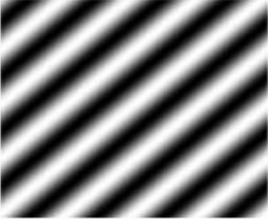
%> input picture 20161213_assignment/q4/Img2a.png, 268 x 219 px
$ octave --eval "result = denoise('Img2a.png');"   (GNU Octave 9; MATLAB toolbox functions it lacks are replaced by stand-ins)
%> lines starting %> are read from the running program, lines starting %| are printed output that depends on the picture; in (x1, y1, x2, y2) boxes, pixels count from 0 and x2, y2 are one past the last pixel; in counts of white or black regions, pixels touching at a corner belong together; the program's own positions count from 1
function [result] = denoise(fileName)
%> called with fileName = 'Img2a.png'
original_img = imread(fileName);
%> original_img is the input picture: size 219x268x3 uint8; min 0, max 255, mean 127.5

fft_red = fft2(original_img(:,:,1));
fft_green = fft2(original_img(:,:,2));
fft_blue = fft2(original_img(:,:,3));

fft_red = fftshift(fft_red);
fft_green = fftshift(fft_green);
fft_blue = fftshift(fft_blue);

rows = size(original_img, 1);
%> rows = 219
col = size(original_img, 2);
%> col = 268

filter = double(ones(rows,col));
b1 = 50;
b2 = 25;

for i=b2:b2:col-2
    filter(:,i-1:i+1) = 0.0;
end
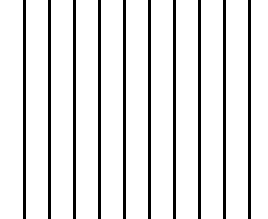
%> filter: size 219x268 double; values 0 (black) and 1 (white), 88.8% white; 10 black regions, largest, box (x1, y1, x2, y2) and area: (23, 0, 26, 219) 657, (48, 0, 51, 219) 657, (73, 0, 76, 219) 657

for i=b1:b1:rows-2
    filter(i-1:i+1,1:110) = 0.0;
end
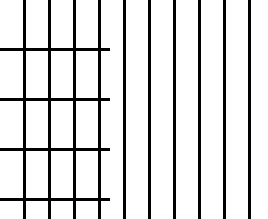
%> filter: size 219x268 double; values 0 (black) and 1 (white), 86.8% white; 7 black regions, largest, box (x1, y1, x2, y2) and area: (0, 0, 110, 219) 3804, (123, 0, 126, 219) 657, (148, 0, 151, 219) 657

for i=b1:b1:rows-2
    filter(i-1:i+1,140:end) = 0.0;
end
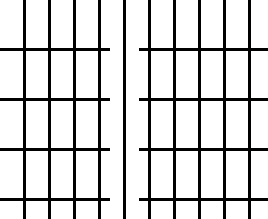
%> filter: size 219x268 double; values 0 (black) and 1 (white), 84.5% white; 3 black regions, box (x1, y1, x2, y2) and area: (139, 0, 268, 219) 4653, (0, 0, 110, 219) 3804, (123, 0, 126, 219) 657

for i=120:10:140
    filter(:,i-1:i+1) = 1.0;
end
%> filter: size 219x268 double; values 0 (black) and 1 (white), 84.5% white; 3 black regions, box (x1, y1, x2, y2) and area: (141, 0, 268, 219) 4629, (0, 0, 110, 219) 3804, (123, 0, 126, 219) 657

filter(99:101,1:119) = 0.0;
%> filter: size 219x268 double; values 0 (black) and 1 (white), 84.5% white; 3 black regions, box (x1, y1, x2, y2) and area: (141, 0, 268, 219) 4629, (0, 0, 119, 219) 3831, (123, 0, 126, 219) 657
filter(99:101,139:end) = 0.0;
%> filter: size 219x268 double; values 0 (black) and 1 (white), 84.5% white; 3 black regions, box (x1, y1, x2, y2) and area: (138, 0, 268, 219) 4638, (0, 0, 119, 219) 3831, (123, 0, 126, 219) 657
filter(1:90,130:132) = 0.0;
filter(110:end,130:132) = 0.0;
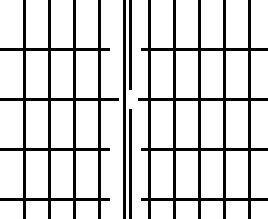
%> filter: size 219x268 double; values 0 (black) and 1 (white), 83.4% white; 5 black regions, box (x1, y1, x2, y2) and area: (138, 0, 268, 219) 4638, (0, 0, 119, 219) 3831, (123, 0, 126, 219) 657, (129, 109, 132, 219) 330, (129, 0, 132, 90) 270

filtered_red = fft_red.*filter;

filtered_green = fft_green.*filter;
filtered_blue = fft_blue.*filter;

red = uint8(abs(ifft2(ifftshift(filtered_red))));
green = uint8(abs(ifft2(ifftshift(filtered_green))));
blue = uint8(abs(ifft2(ifftshift(filtered_blue))));

result = cat(3, red, green, blue);
figure, imshow(result);

end

$ run again, on 20161213_assignment/q4/Img2b.png
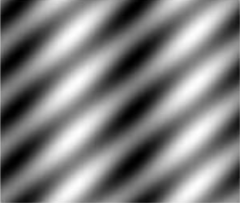
%> input picture 20161213_assignment/q4/Img2b.png, 240 x 203 px
%> in denoise, original_img is the input picture: size 203x240x3 uint8; min 0, max 254, mean 126.5
%> after the loop in denoise, `for i=b2:b2:col-2`:
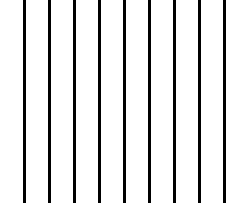
%> filter: size 203x240 double; values 0 (black) and 1 (white), 88.8% white; 9 black regions, largest, box (x1, y1, x2, y2) and area: (23, 0, 26, 203) 609, (48, 0, 51, 203) 609, (73, 0, 76, 203) 609
%> in denoise, `red = uint8(abs(ifft2(ifftshift(filtered_red))));`:
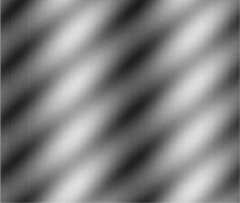
%> red: size 203x240 uint8; min 28, max 224, mean 128.8
